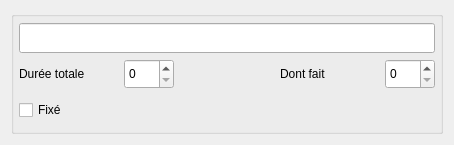
<?xml version="1.0" encoding="UTF-8"?>
<ui version="4.0">
 <class>Form</class>
 <widget class="ImporterValidationWidget" name="Form">
  <property name="geometry">
   <rect>
    <x>0</x>
    <y>0</y>
    <width>454</width>
    <height>145</height>
   </rect>
  </property>
  <property name="windowTitle">
   <string>Form</string>
  </property>
  <layout class="QVBoxLayout" name="verticalLayout">
   <item>
    <widget class="QGroupBox" name="group_box">
     <property name="enabled">
      <bool>true</bool>
     </property>
     <property name="flat">
      <bool>true</bool>
     </property>
     <property name="checkable">
      <bool>false</bool>
     </property>
     <layout class="QVBoxLayout" name="verticalLayout_2">
      <property name="spacing">
       <number>5</number>
      </property>
      <property name="leftMargin">
       <number>5</number>
      </property>
      <property name="topMargin">
       <number>5</number>
      </property>
      <property name="rightMargin">
       <number>5</number>
      </property>
      <property name="bottomMargin">
       <number>5</number>
      </property>
      <item>
       <widget class="QLineEdit" name="title_line_edit">
        <property name="minimumSize">
         <size>
          <width>0</width>
          <height>30</height>
         </size>
        </property>
       </widget>
      </item>
      <item>
       <layout class="QHBoxLayout" name="duration_layout">
        <item>
         <widget class="QLabel" name="duration_label">
          <property name="minimumSize">
           <size>
            <width>100</width>
            <height>30</height>
           </size>
          </property>
          <property name="text">
           <string>Durée totale</string>
          </property>
         </widget>
        </item>
        <item>
         <widget class="QSpinBox" name="duration_spin_box">
          <property name="minimumSize">
           <size>
            <width>50</width>
            <height>30</height>
           </size>
          </property>
         </widget>
        </item>
        <item>
         <spacer name="duration_spacer">
          <property name="orientation">
           <enum>Qt::Horizontal</enum>
          </property>
          <property name="sizeHint" stdset="0">
           <size>
            <width>40</width>
            <height>20</height>
           </size>
          </property>
         </spacer>
        </item>
        <item>
         <widget class="QLabel" name="advancement_label">
          <property name="minimumSize">
           <size>
            <width>100</width>
            <height>30</height>
           </size>
          </property>
          <property name="text">
           <string>Dont fait</string>
          </property>
         </widget>
        </item>
        <item>
         <widget class="QSpinBox" name="advancement_spin_box">
          <property name="minimumSize">
           <size>
            <width>50</width>
            <height>30</height>
           </size>
          </property>
         </widget>
        </item>
       </layout>
      </item>
      <item>
       <widget class="QCheckBox" name="fixed_check_box">
        <property name="minimumSize">
         <size>
          <width>0</width>
          <height>30</height>
         </size>
        </property>
        <property name="text">
         <string>Fixé</string>
        </property>
       </widget>
      </item>
     </layout>
    </widget>
   </item>
  </layout>
 </widget>
 <customwidgets>
  <customwidget>
   <class>ImporterValidationWidget</class>
   <extends>QWidget</extends>
   <header>importer_validation_widget.h</header>
   <container>1</container>
  </customwidget>
 </customwidgets>
 <resources/>
 <connections/>
</ui>
